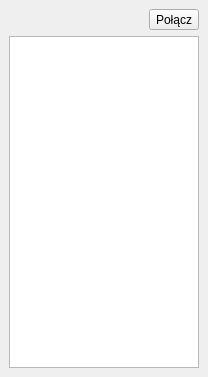
<?xml version="1.0" encoding="UTF-8"?>
<ui version="4.0">
 <class>DiviPluginDockWidgetBase</class>
 <widget class="QDockWidget" name="DiviPluginDockWidgetBase">
  <property name="geometry">
   <rect>
    <x>0</x>
    <y>0</y>
    <width>208</width>
    <height>377</height>
   </rect>
  </property>
  <property name="windowTitle">
   <string>DIVI QGIS Plugin</string>
  </property>
  <widget class="QWidget" name="dockWidgetContents">
   <layout class="QVBoxLayout" name="verticalLayout">
    <item>
     <layout class="QHBoxLayout" name="horizontalLayout">
      <item>
       <spacer name="horizontalSpacer">
        <property name="orientation">
         <enum>Qt::Horizontal</enum>
        </property>
        <property name="sizeHint" stdset="0">
         <size>
          <width>40</width>
          <height>20</height>
         </size>
        </property>
       </spacer>
      </item>
      <item>
       <widget class="QToolButton" name="btnConnect">
        <property name="text">
         <string>Połącz</string>
        </property>
       </widget>
      </item>
     </layout>
    </item>
    <item>
     <widget class="QTreeView" name="tvData"/>
    </item>
   </layout>
  </widget>
 </widget>
 <resources/>
 <connections/>
</ui>
